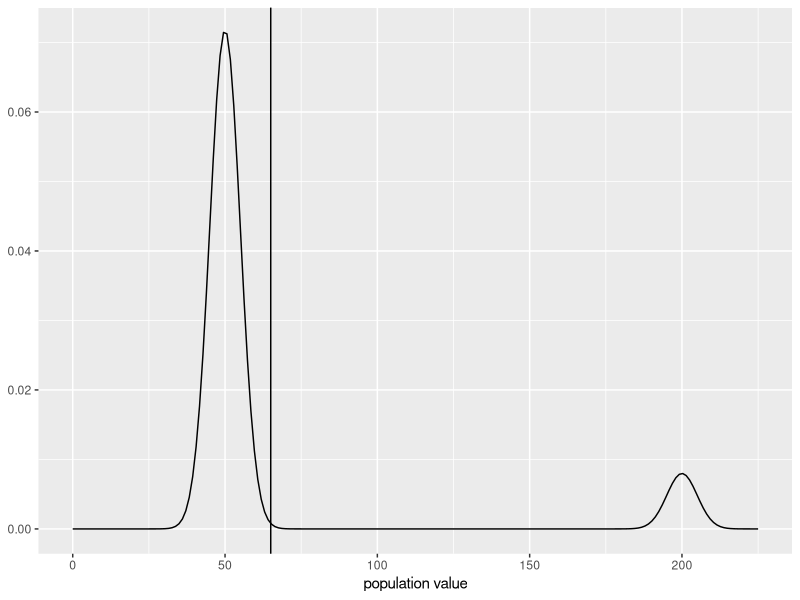
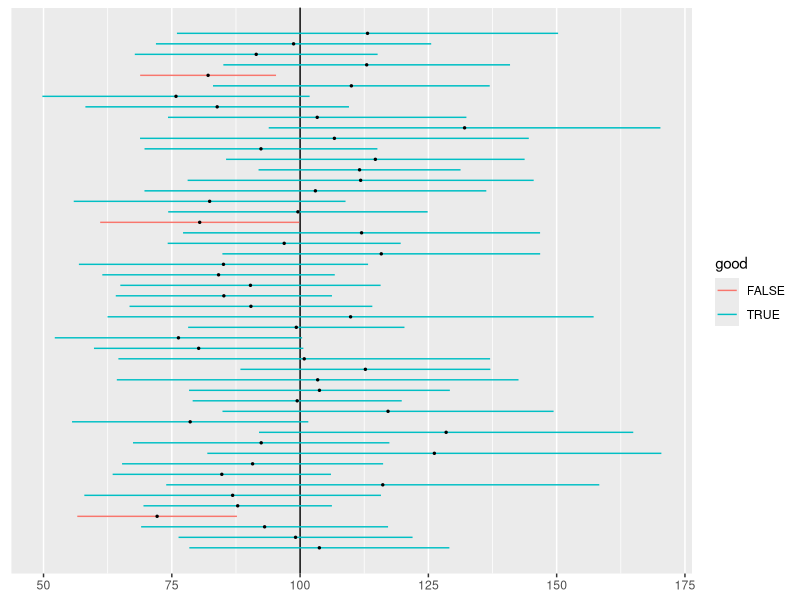

Write the R code that produced these figures, in order.
## ---- chunk 1
library(ggplot2)
knitr::opts_chunk$set(
  fig.align = "center",
  warning = FALSE,
  message = FALSE
)
## ---- chunk 2
########################################
#  Utility Functions for Generating Pareto Values
########################################

rpareto <- function(n,alpha,theta) {#random values for Pareto(alpha,theta) distribution
  theta*((1-runif(n))^(-1/alpha)-1)
}

dpareto <- function(x,alpha,theta) {  #pdf for Pareto(alpha,theta) distribution
  alpha*theta^alpha/(x+theta)^(alpha+1)
}


#############################################
# Generate the populations
############################################
mu_norm <- 70
sigma_norm <- 5
shape_gamma <- 2
scale_gamma <- 50

# for pareto:
alpha_pareto <- 5
theta_pareto <- 100
tail_prob <- 0.02  #want to find a Value at risk of 1 - this
val_risk <- theta_pareto*(tail_prob^(-.5)-1)

# for pop with group of outliers
prop_outliers <- 0.10
mean_outliers <- 200
sd_outliers <- 5
mean_regulars <- 50
sd_regulars <- 5

r_outlier<- function(n) {
  prop_normals <- 1- prop_outliers
  which_hump <- rbinom(n, size = 1, prob = prop_normals)
  outlier_samp <- 
    ifelse(
      which_hump,
      rnorm(n,mean=mean_regulars,sd=sd_regulars),
      rnorm(n,mean=mean_outliers,sd=sd_outliers)
    )
  outlier_samp
}

d_outlier <- function(x) {
  reg <- dnorm(x,mean=mean_regulars,sd=sd_regulars)
  out <- dnorm(x,mean=mean_outliers,sd=sd_outliers)
  (1-prop_outliers) * reg + prop_outliers * out
}

#######################################
# Get the population means
######################################

normal_mean <- mu_norm
skew_mean <- shape_gamma*scale_gamma
super_skew_mean <- theta_pareto/(alpha_pareto - 1)
outlier_mean <- (1-prop_outliers)*mean_regulars+prop_outliers*mean_outliers
## ---- chunk 3
draw_pop <- function(pop = c("normal", "skew", "super_skew", "outlier")) {
  if (pop == "normal") {
    df <- data.frame(
      x = c(mu_norm - 3 * sigma_norm, mu_norm + 3 * sigma_norm)
    )
    p <-
      ggplot(df, aes(x = x)) +
      stat_function(
        fun = dnorm,
        n = 101,
        args = list(
          mean = mu_norm,
          sd = sigma_norm
        )
      ) + 
      labs(
        x = "population value",
        y = NULL
      ) +
      geom_vline(aes(xintercept = normal_mean))
  }
  if (pop == "skew") {
    df <- data.frame(
      x = c(0, shape_gamma*scale_gamma+7.5*sqrt(shape_gamma)*scale_gamma)
    )
    p <-
      ggplot(df, aes(x = x)) +
      stat_function(
        fun = dgamma,
        n = 101,
        args = list(
          shape = shape_gamma,
          scale = scale_gamma
        )
      ) + 
      labs(
        x = "population value",
        y = NULL
      ) +
      geom_vline(aes(xintercept = skew_mean))
  }
  if (pop == "super_skew") {
    df <- data.frame(
      x = c(0, val_risk)
    )
    p <-
      ggplot(df, aes(x = x)) +
      stat_function(
        fun = dpareto,
        n = 101,
        args = list(
          alpha = alpha_pareto,
          theta = theta_pareto
        )
      ) + 
      labs(
        x = "population value",
        y = NULL
      ) +
      geom_vline(aes(xintercept = super_skew_mean))
  }
  if (pop == "outlier") {
    df <- data.frame(
      x = c(0, mean_outliers +5 * sd_outliers)
    )
    p <-
      ggplot(df, aes(x = x)) +
      stat_function(
        fun = d_outlier,
        n = 201
      ) + 
      labs(
        x = "population value",
        y = NULL
      ) +
      geom_vline(aes(xintercept = outlier_mean))
  }
  p
}
## ---- chunk 4
pop <- "outlier"
draw_pop(pop)
## ---- chunk 5
get_samples <- function(m, n, pop = c("normal", "skew", "super_skew", "outlier")) {
  samps <- vector(mode = "list", length = m)
  for (i in 1:m) {
    if (pop == "normal") {
      samps[[i]] <- rnorm(n, mean = normal_mean, sd = sigma_norm)
    }
    if (pop == "skew") {
      samps[[i]] <- rgamma(n, shape = shape_gamma, scale = scale_gamma)
    }
    if (pop == "super_skew") {
      samps[[i]] <- rpareto(n, alpha = alpha_pareto, theta = theta_pareto)
    }
    if (pop == "outlier") {
      samps[[i]] <- r_outlier(n)
    }
  }
  samps
}
## ---- chunk 6
get_samples(m = 3, n = 20, pop = "outlier")
## ---- chunk 7
get_intervals <- function(samps, pop = c("normal", "skew", "super_skew", "outlier"), level) {
  if (pop == "normal") mu <- normal_mean
  if (pop == "skew") mu <- skew_mean
  if (pop == "super_skew") mu <- super_skew_mean
  if (pop == "outlier") mu <- outlier_mean
  m <- length(samps)
  good <- logical(m)
  xbar <- numeric(m)
  lower <- numeric(m)
  upper <- numeric(m)
  number = 1:m
  for (i in 1:m) {
    xs <- samps[[i]]
    n <- length(xs)
    xbar[i] <- mean(xs)
    crit <- qt((1 + level) / 2, df = n-1)
    margin <- crit * sd(xs) / sqrt(n)
    lower[i] <- xbar[i] - margin
    upper[i] <- xbar[i] + margin
    good[i] <- mu >= lower[i] & mu <= upper[i]
  }
  data.frame(
    number = number,
    xbar = xbar,
    lower = lower,
    upper = upper,
    good = good
  )
}
## ---- chunk 8
pop <- "skew"
some_samples <- get_samples(m = 3, n = 20, pop = pop)
level <- 0.90
get_intervals(
  samps = some_samples,
  pop = pop,
  level = level
)
## ---- chunk 9
interval_plot <- function(data, pop = c("normal", "skew", "super_skew", "outlier")) {
  if (pop == "normal") mu <- normal_mean
  if (pop == "skew") mu <- skew_mean
  if (pop == "super_skew") mu <- super_skew_mean
  if (pop == "outlier") mu <- outlier_mean
  plot <- ggplot(data) +
    geom_vline(aes(xintercept = mu)) +
    geom_segment(
      aes(
        x = lower,
        xend = upper,
        y = number,
        yend = number,
        color = good
      )
    ) +
    geom_point(aes(x = xbar, y = number), size = 0.5) +
    labs( x = NULL, y = NULL) +
    theme(
      panel.grid.major.y = element_blank(),
      panel.grid.minor.y = element_blank(),
      axis.text.y = element_blank(),
      axis.ticks.y = element_blank()
    )
  plot
}
## ---- chunk 10
pop <- "skew"
some_samples <- get_samples(m = 50, n = 20, pop = pop)
level <- 0.90
ints <- get_intervals(
  samps = some_samples,
  pop = pop,
  level = level
)
interval_plot(data = ints, pop = pop)
